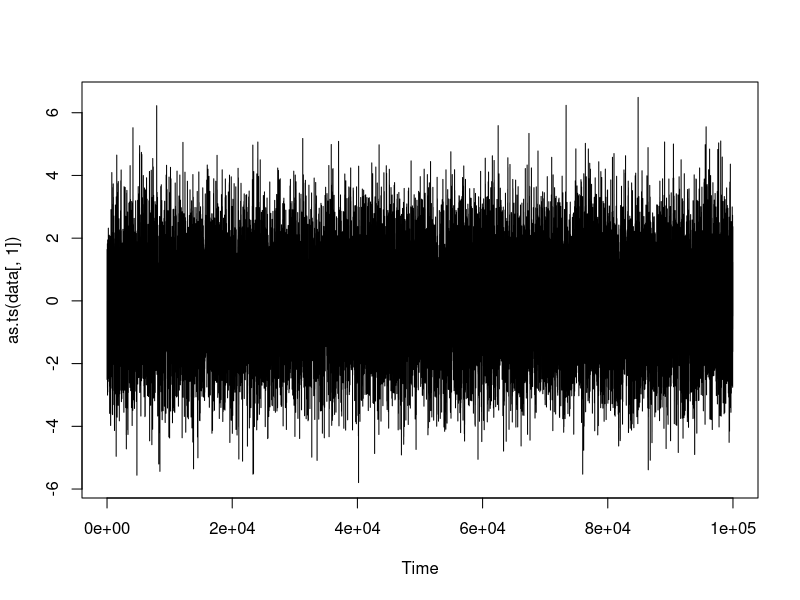
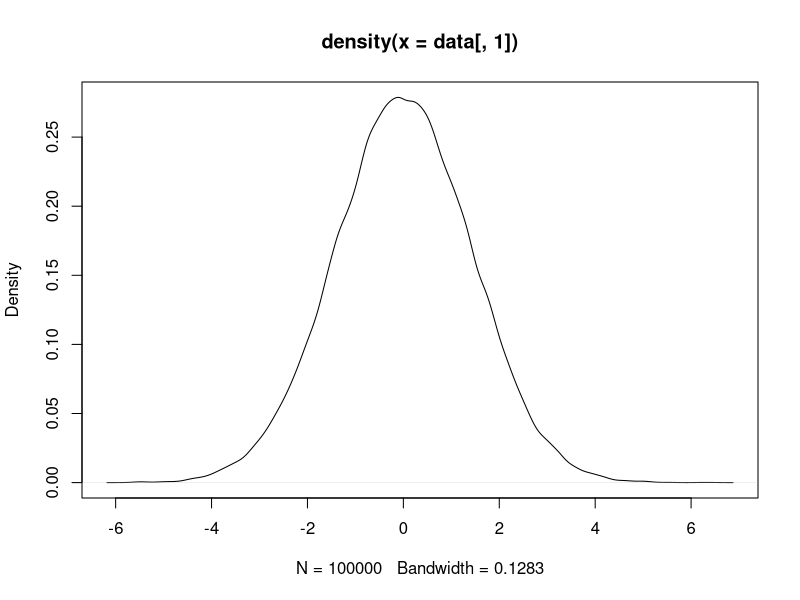
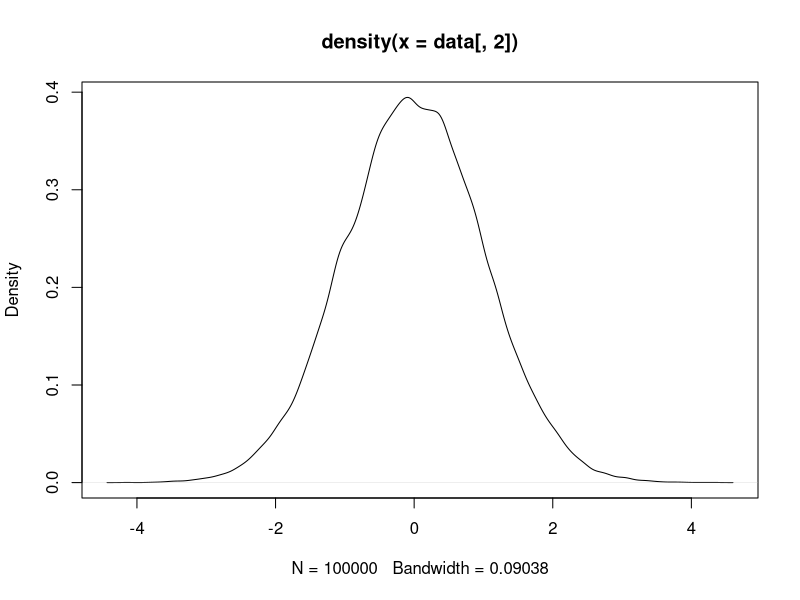

Recreate these plots in R, in order.
## ---- chunk 1
gibbs = function(B = 10^5)
{
  data = matrix(NA, nrow = B, ncol = 2)
  colnames(data) = c("X", "Y")
  data[1,] = c(0, 0) # Valor inicial é arbitrário
  for(ii in 2:B)
  {
    if(runif(1) < 0.5) 
      data[ii,] = c(data[ii-1,1],
                    rnorm(1, .5*data[ii-1, 1], 1/sqrt(2)))
    else 
      data[ii,] = c(rnorm(1, data[ii-1, 2], 1),
                    data[ii-1,2])
  }
  data
}

data = gibbs()
plot(as.ts(data[,1]))
plot(density(data[,1]))
plot(density(data[,2]))
